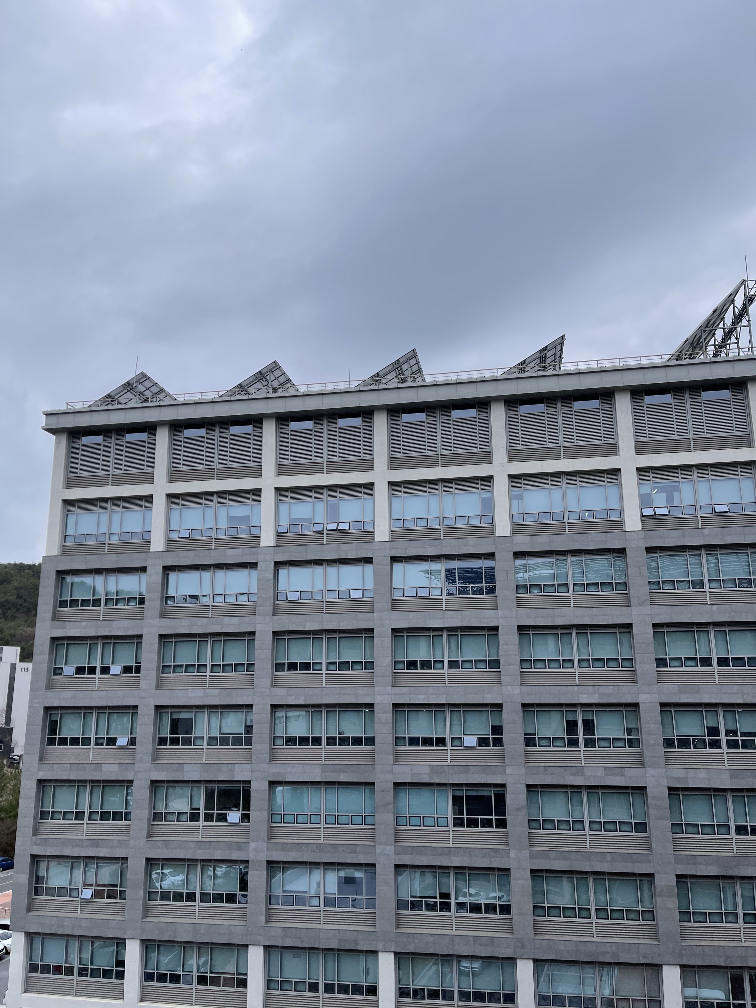
#> input picture 2024 Spring Semester/3D Vision and Machine Perception/assignments/assign1/data/image1.png, 756 x 1008 px
$ python Q14_Multi_panorama.py
#> lines starting #> are read from the running program, lines starting #| are printed output that depends on the picture
### 2024 Spring Semester/3D Vision and Machine Perception/assignments/assign1/python/yourHelperFunctions.py
import numpy as np
import cv2
from matchPics import matchPics, matchPicsORB
from planarH import *


# [24 lines left out: functions center_crop, compose_image, not called in this run]


def find_best_match(reference_image, other_images):

    best_match_idx = None
    best_match_H = None
    max_inliners = -np.inf
    for i in range(len(other_images)):
        matches, locs1, locs2 = matchPicsORB(reference_image, other_images[i])

        matches = matches[:30]

        H, inliers = computeH_ransac(
            locs1[matches[:, 0]], locs2[matches[:, 1]], 300, 2)
        num_inliers = np.sum(inliers)

        if num_inliers > max_inliners:
            best_match_idx = i
            max_inliners = num_inliers
            best_match_H = H

    return best_match_H, max_inliners, best_match_idx


def warp_image(I1, I2, H):

    I1_h, I1_w = I1.shape[:2]
    I2_h, I2_w = I2.shape[:2]

    H_inv = np.linalg.inv(H)

    # compute the corners of the image1 and image2
    I1_corners = np.float32(
        [[0, 0], [0, I1_h], [I1_w, I1_h], [I1_w, 0]]).reshape(-1, 1, 2)
    I2_corners = np.float32(
        [[0, 0], [0, I2_h], [I2_w, I2_h], [I2_w, 0]])

    I2_corners_hetero = np.concatenate(
        (I2_corners, np.ones((I2_corners.shape[0], 1))), axis=1)

    I2_corners_hetero_projected = np.dot(H_inv, I2_corners_hetero.T).T
    I2_corners_projected = I2_corners_hetero_projected[:,
                                                       :2] / (I2_corners_hetero_projected[:, 2:] + 1e-10)
    I2_corners_projected = I2_corners_projected.reshape(-1, 1, 2)

    # determine the bounding box of the warped image
    all_corner_points = np.concatenate(
        (I1_corners, I2_corners_projected), axis=0)
    [min_x, min_y] = np.int32(all_corner_points.min(axis=0)).reshape(-1)
    [max_x, max_y] = np.int32(all_corner_points.max(axis=0)).reshape(-1)

    # transformation matrix to translate the image
    trans_matrix = np.array(
        [[1, 0, -min_x], [0, 1, -min_y], [0, 0, 1]])

    # # Warp and combine the images
    warped_img = cv2.warpPerspective(
        I2, trans_matrix @ H_inv, (max_x - min_x, max_y - min_y))
    adjust = [-min_x, -min_y]
    warped_img[adjust[1]:I1_h + adjust[1],
               adjust[0]: I1_w + adjust[0]] = I1

    return warped_img


def build_panorama(selected_pair, reference_image, H):

    warped_image = warp_image(
        selected_pair, reference_image, H)

    # remove extra black regions
    rows_to_remove = []
    cols_to_remove = []
    for row in range(warped_image.shape[0]):
        if np.all(warped_image[row] == 0):
            rows_to_remove.append(row)

    for col in range(warped_image.shape[1]):
        if np.all(warped_image[:, col] == 0):
            cols_to_remove.append(col)

    panorama_img = np.delete(warped_image, rows_to_remove, axis=0)
    panorama_img = np.delete(panorama_img, cols_to_remove, axis=1)

    return panorama_img

### 2024 Spring Semester/3D Vision and Machine Perception/assignments/assign1/python/matchPics.py
import numpy as np
import cv2
from helper import briefMatch
from helper import computeBrief
from helper import corner_detection


# [19 lines left out: function matchPics, not called in this run]


def matchPicsORB(I1, I2):

    # Convert images to grayscale
    I1 = cv2.cvtColor(I1, cv2.COLOR_BGR2GRAY)
    I2 = cv2.cvtColor(I2, cv2.COLOR_BGR2GRAY)

    # Initiate ORB detector
    orb = cv2.ORB_create()

    # Find the keypoints and descriptors with ORB
    key_point_1, desc_1 = orb.detectAndCompute(I1, None)
    key_point_2, desc_2 = orb.detectAndCompute(I2, None)

    # Identify the matches
    bf_matcher = cv2.BFMatcher(cv2.NORM_HAMMING, crossCheck=True)
    matches = bf_matcher.match(desc_1, desc_2)

    # Sort them in the order of their distance
    matches = sorted(matches, key=lambda x: x.distance)

    # Get the indices of the matches from the two images
    matches = [[m.queryIdx, m.trainIdx] for m in matches]
    matches = np.array(matches).reshape(-1, 2)

    locs1 = np.array([kp.pt for kp in key_point_1])
    locs2 = np.array([kp.pt for kp in key_point_2])

    return matches, locs1, locs2

### 2024 Spring Semester/3D Vision and Machine Perception/assignments/assign1/python/planarH.py
from matplotlib import scale
import numpy as np
import cv2


# [24 lines left out: function bilinear_interpolation, not called in this run]


def computeH(x1, x2):
    # Q8
    # Compute the homography between two sets of points

    A = []
    num_points = x1.shape[0]

    for i in range(num_points):
        x_, y_ = x1[i]
        x, y = x2[i]
        A.extend([[-x, -y, -1, 0, 0, 0, x*x_, y*x_, x_],
                  [0, 0, 0, -x, -y, -1, x*y_, y*y_, y_]])

    A = np.array(A)
    U, S, V = np.linalg.svd(A)
    H2to1 = V[-1].reshape(3, 3)

    return H2to1


# [30 lines left out: function warpPerspective, not called in this run]


def computeH_norm(x1, x2):
    # Q9
    # Compute the centroid of the points
    x1_mean = np.mean(x1, axis=0)
    x2_mean = np.mean(x2, axis=0)
    # Shift the origin of the points to the centroid
    x1_norm = x1 - x1_mean
    x2_norm = x2 - x2_mean
    # Normalize the points so that the largest distance from the origin is equal to sqrt(2)
    x1_max = np.max(np.linalg.norm(x1_norm, axis=1))
    x2_max = np.max(np.linalg.norm(x2_norm, axis=1))

    x1_scale = np.sqrt(2) / x1_max  # set the largest distance to sqrt(2)
    x2_scale = np.sqrt(2) / x2_max  # set the largest distance to sqrt(2)

    x1_norm = x1_norm * x1_scale
    x2_norm = x2_norm * x2_scale

    # Similarity transform 1
    T_1 = np.array([[x1_scale, 0, -x1_scale * x1_mean[0]],
                   [0, x1_scale, -x1_scale * x1_mean[1]],
                   [0, 0, 1]])
    # Similarity transform 2
    T_2 = np.array([[x2_scale, 0, -x2_scale * x2_mean[0]],
                   [0, x2_scale, -x2_scale * x2_mean[1]],
                   [0, 0, 1]])
    # Compute homography
    H2to1 = computeH(x1_norm, x2_norm)

    # Denormalization
    H2to1 = np.dot(np.linalg.inv(T_1) @ H2to1, T_2)

    return H2to1


def computeH_ransac(locs1, locs2, max_iter, threshold):
    # Q10
    # Compute the best fitting homography given a list of matching points

    # Extend the locs1 and locs2 to homogeneous coordinates by adding 1
    locs1_h = np.hstack((locs1, np.ones((len(locs1), 1))))
    locs2_h = np.hstack((locs2, np.ones((len(locs2), 1))))

    # Initialize the variables
    bestH2to1 = None
    max_num_inliers = -np.inf
    max_inliers = None

    for iter in range(max_iter):

        rand_indices = np.random.choice(len(locs1), 4, replace=False)

        locs1_rand = locs1[rand_indices]
        locs2_rand = locs2[rand_indices]

        H2to1 = computeH_norm(locs1_rand, locs2_rand)

        homo_locs = H2to1 @ locs2_h.T  # shape (3, N)
        hetero_locs = homo_locs[:2] / (homo_locs[2] + 1e-10)

        hetero_locs = hetero_locs.T  # back to shape (N, 2)

        inliers = np.linalg.norm(
            locs1 - hetero_locs, axis=1) <= threshold

        num_inliers = np.sum(inliers)

        if num_inliers > max_num_inliers:
            bestH2to1 = H2to1
            max_num_inliers = num_inliers
            max_inliers = inliers

    inliers = max_inliers

    return bestH2to1, inliers


# [11 lines left out: function compositeH, not called in this run]

### 2024 Spring Semester/3D Vision and Machine Perception/assignments/assign1/python/Q14_Multi_panorama.py
import numpy as np
import cv2
from planarH import *
# Import necessary functions
from yourHelperFunctions import find_best_match, build_panorama
from copy import deepcopy

# Write script for Q14
img1 = cv2.imread('../data/image1.png')
#> img1 is the input picture: shape (1008, 756, 3); mean B, G, R 153.5, 136.6, 125.7
img2 = cv2.imread('../data/image2.png')
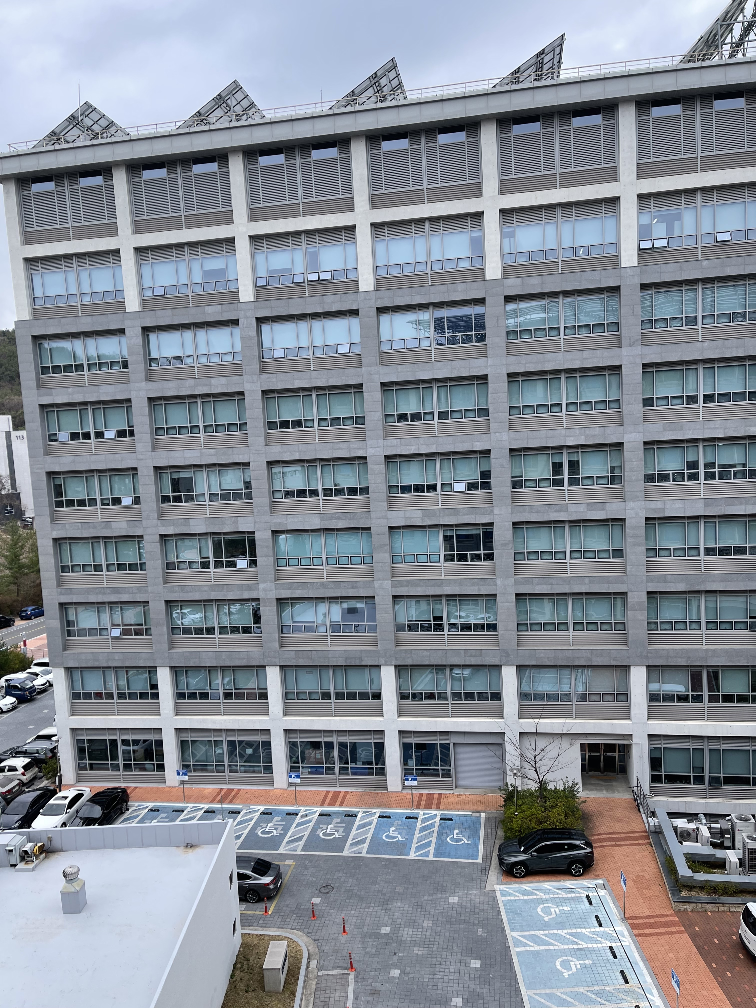
#> input picture 2024 Spring Semester/3D Vision and Machine Perception/assignments/assign1/data/image2.png, 756 x 1008 px
#> img2 is the input picture: shape (1008, 756, 3); mean B, G, R 150.3, 140.1, 133.1
img3 = cv2.imread('../data/image3.png')
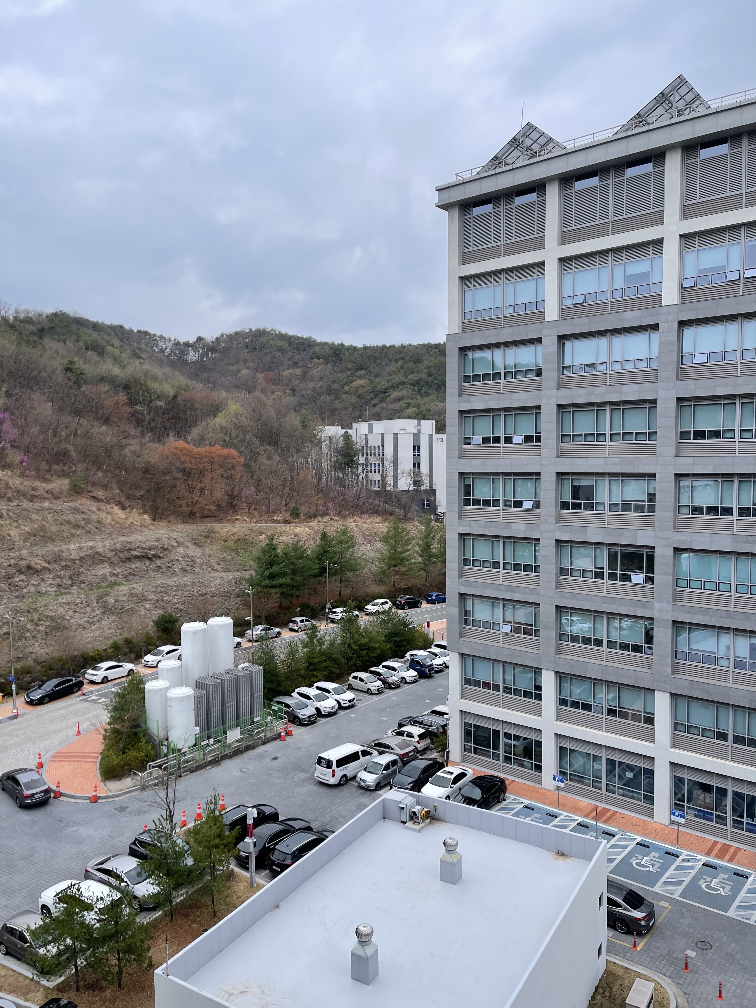
#> input picture 2024 Spring Semester/3D Vision and Machine Perception/assignments/assign1/data/image3.png, 756 x 1008 px
#> img3 is the input picture: shape (1008, 756, 3); mean B, G, R 156.4, 146.1, 139.9
img4 = cv2.imread('../data/image4.png')
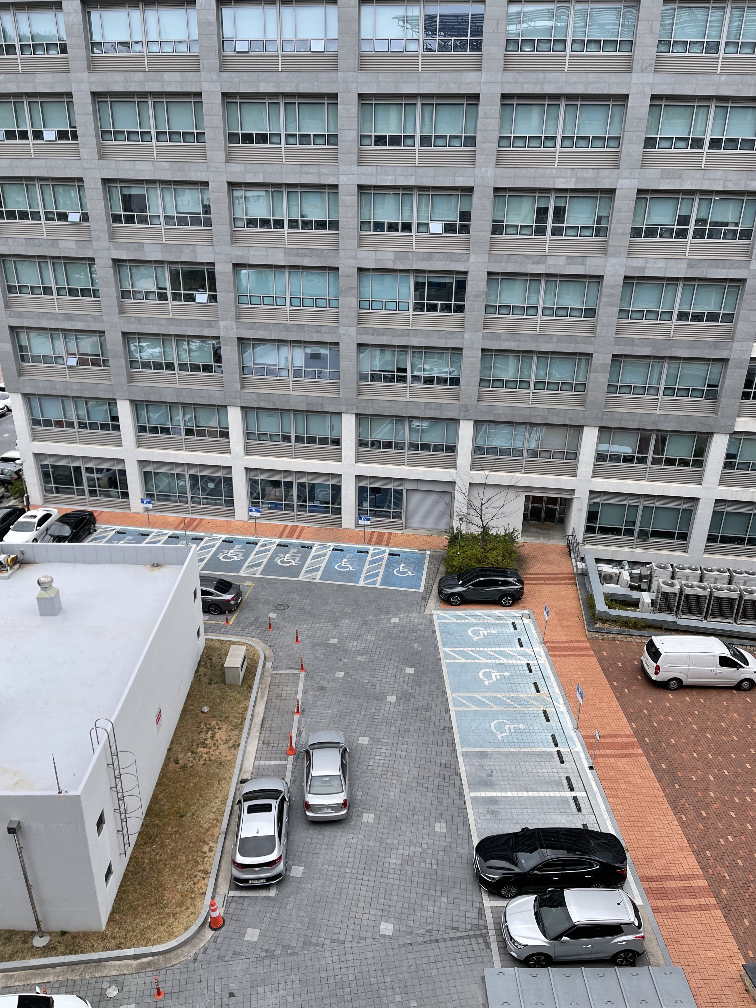
#> input picture 2024 Spring Semester/3D Vision and Machine Perception/assignments/assign1/data/image4.png, 756 x 1008 px
#> img4 is the input picture: shape (1008, 756, 3); mean B, G, R 142.1, 139.6, 138.8


images = [img1, img2, img3, img4]

best_panoramas = None
best_total_num_inliners = -np.inf
for i in range(len(images)):

    reference_image = images[i]
    temp_images = deepcopy(images)
    temp_images.pop(i)

    total_num_inliners = 0

    panoramas = []

    for j in range(len(temp_images)):

        H, num_inliners, best_match_idx = find_best_match(
            reference_image, temp_images)

#> (the run stopped early here; a loop or call above may not have finished)
